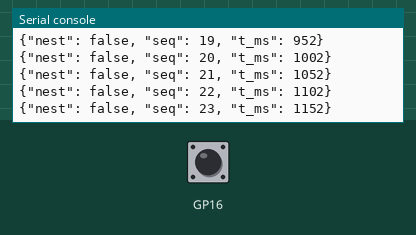
This program was run on a simulated Raspberry Pi Pico running MicroPython. On the bench: the last lines printed to the serial console. Inputs (shaded band) come from the test bench; at power-on: GP16 HIGH.

Above: at 1.2 s.
1.3 s: GP16 pulled LOW for 0.15 s
At 1.37 s:
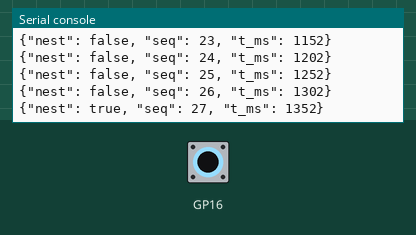
2.9 s: GP16 pulled LOW for 1 s
At 2.97 s:
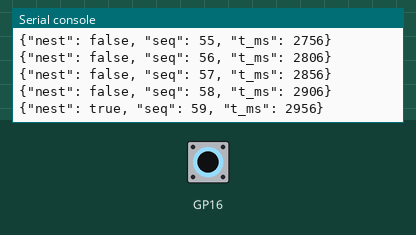
5.4 s: GP16 pulled LOW for 0.15 s
At 5.47 s:
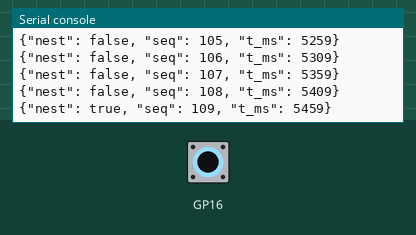

The program:

main.py
```python
# TendWright Pico bridge firmware (MicroPython) — plan #619
#
# Reads bench sensors and streams JSON lines over USB-CDC at ~20 Hz:
#   {"hello": "tendwright-pico", "version": 1, "inputs": ["nest"]}   (once)
#   {"nest": true, "seq": 41, "t_ms": 123456}                        (stream)
#
# Wiring (KW12-3 part-present switch): COM -> any GND pin, NO -> GP16.
# Internal pull-up: open = 1 on the pin = no part; pressed = 0 = part
# seated ("invert" maps that to nest=true). Add future switches / the FSR
# by extending INPUTS — the loop handles any number of entries.
#
# Flash: hold BOOTSEL, plug in, copy the MicroPython UF2, then copy this
# file to the Pico as main.py (it runs on every boot).

import json
import time

from machine import Pin

INPUTS = {
    # name: (gpio, invert)  — invert=True for switch-to-GND with pull-up.
    # Digital switches only; the future FSR needs an ADC read path this
    # map doesn't model yet.
    "nest": (16, True),
}
# Effective debounce is max(DEBOUNCE_MS, one sample period) because a
# candidate change is only re-examined at the next sample: at 20 Hz a
# change commits on the 2nd consecutive agreeing sample (50-100 ms).
DEBOUNCE_MS = 30
RATE_HZ = 20
HELLO_EVERY = 100  # re-emit the hello line every N samples (~5 s) — the
                   # boot-time hello is lost if no host session is attached
VERSION = 1

_pins = {name: Pin(gpio, Pin.IN, Pin.PULL_UP)
         for name, (gpio, _invert) in INPUTS.items()}
_stable = {}
_candidate = {}
_since = {}


def read_debounced(name):
    """Debounced logical state: a change must hold DEBOUNCE_MS to count."""
    gpio, invert = INPUTS[name]
    raw = _pins[name].value()
    logical = (raw == 0) if invert else (raw == 1)
    now = time.ticks_ms()
    if name not in _stable:
        # First sample seeds the stable state undebounced; a bounce edge
        # caught here self-corrects within ~2 sample periods.
        _stable[name] = logical
        _candidate[name] = logical
        _since[name] = now
        return logical
    if logical != _candidate[name]:
        _candidate[name] = logical
        _since[name] = now
    elif logical != _stable[name] and \
            time.ticks_diff(now, _since[name]) >= DEBOUNCE_MS:
        _stable[name] = logical
    return _stable[name]


def hello():
    print(json.dumps({"hello": "tendwright-pico", "version": VERSION,
                      "inputs": sorted(INPUTS.keys())}))


def main():
    hello()
    seq = 0
    period_ms = 1000 // RATE_HZ
    while True:
        start = time.ticks_ms()
        if seq % HELLO_EVERY == 0 and seq:
            hello()
        sample = {name: read_debounced(name) for name in INPUTS}
        sample["seq"] = seq
        sample["t_ms"] = start
        print(json.dumps(sample))
        seq += 1
        elapsed = time.ticks_diff(time.ticks_ms(), start)
        if elapsed < period_ms:
            time.sleep_ms(period_ms - elapsed)


main()
```

Measured:
- after the input at 1.3 s, the serial console: prints a new line after 0.05 s (image 1)
